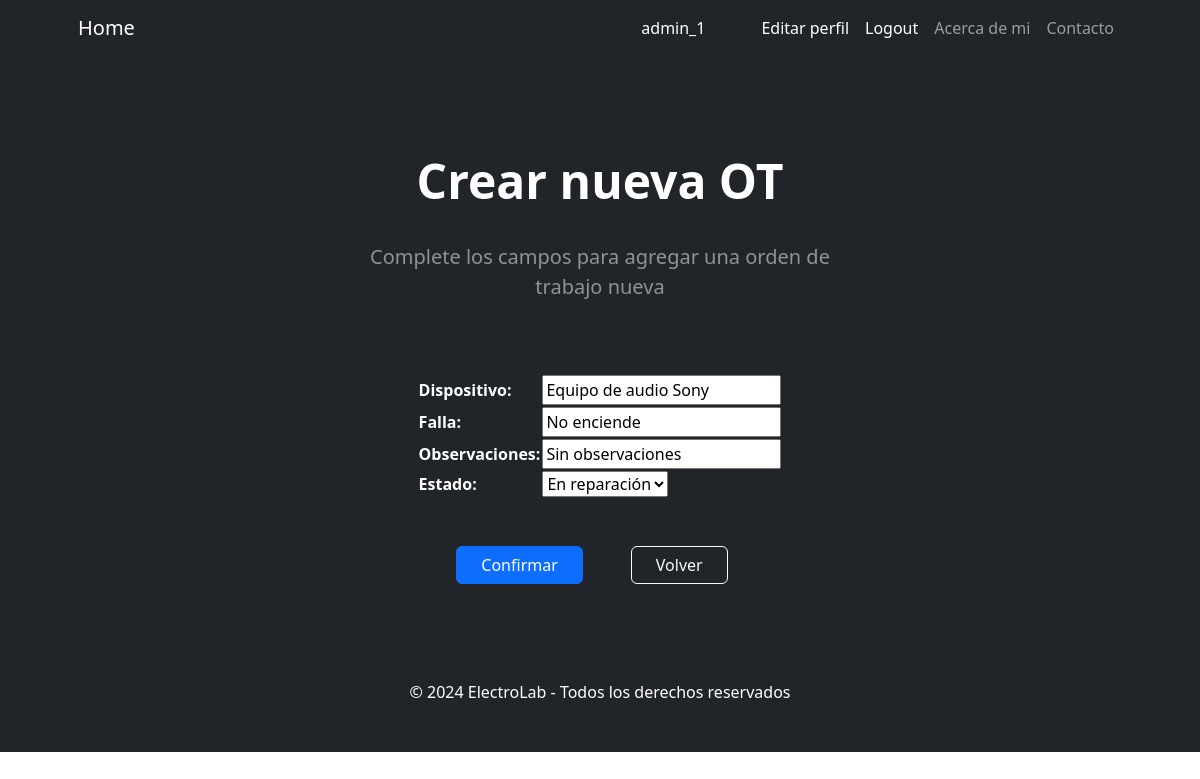
/AppSitio/editarOT/7/ (signed in), run on the app's committed database.
### AppSitio/models.py (models this page shows, shortened)
class Trabajo(models.Model):
    ot_nro = models.IntegerField(unique=True, blank=True, null=True)
    dispositivo = models.CharField(max_length=50)
    falla = models.CharField(max_length=50)
    observaciones = models.CharField(max_length=50)
    estado_opciones = [
        ('Ingresado', 'Ingresado'),
        ('En reparación', 'En reparación'),
        ('Reparado', 'Reparado'),
        ('Sin solución', 'Sin solución'),
        ('Entregado', 'Entregado'),
    ]
    estado = models.CharField(max_length=50, choices=estado_opciones, default='Ingresado')

### AppSitio/views.py (the view)
# urls.py: path('editarOT/<int:pk>/', TrabajoUpdate.as_view(), name = "editarOT"),
class TrabajoUpdate(LoginRequiredMixin, AdminOrTecnicoRequiredMixin, UpdateView):
    model = Trabajo
    fields = ['dispositivo', 'falla', 'observaciones', 'estado']
    success_url = reverse_lazy('trabajos')

### AppSitio/views.py (called while the page is built)
    def test_func(self):
        user = self.request.user
        return user.groups.filter(name='Admins').exists() or user.groups.filter(name='Tecnicos').exists()

### AppSitio/templates/AppSitio/trabajo_form.html (shortened to what this page needs)
{% extends "AppSitio/home.html" %}
{% block principal %}
<h1 class="display-5 fw-bolder text-white mb-2">Crear nueva OT</h1>
<br>
<p class="lead text-white-50 mb-4">Complete los campos para agregar una orden de trabajo nueva</p>
{% endblock principal %}
{% block agregar %}
<div class="d-grid gap-3 d-sm-flex justify-content-sm-center">
    <form action="" method="post">
        <table class="text-white">
            {{ form.as_table }}
        </table>
        <br>
        <br>
        <div class="d-grid gap-3 d-sm-flex justify-content-sm-center">
            <input type="submit" class="btn btn-primary btn-md px-4 me-sm-3" value="Confirmar">
            <a class="btn btn-outline-light btn-md px-4 mx-3" href="{% url 'trabajos' %}">Volver</a>
        </div>
    </form>
</div>
{% endblock agregar %}

### AppSitio/templates/AppSitio/home.html (shortened to what this page needs)
<!DOCTYPE html>
<html lang="en">
    <head>
        {% load static %}
        <link href="https://cdn.jsdelivr.net/npm/bootstrap-icons@1.4.1/font/bootstrap-icons.css" rel="stylesheet" />
        <link href="{% static 'css/styles.css' %}" rel="stylesheet" />
        <link rel="stylesheet" href="https://cdnjs.cloudflare.com/ajax/libs/font-awesome/6.4.0/css/all.min.css">
    </head>
    <body>
        <nav class="navbar navbar-expand-lg navbar-dark bg-dark">
            <div class="container px-5">
                <a class="navbar-brand" href="{% url 'home' %}">Home</a>
                <div class="collapse navbar-collapse" id="navbarSupportedContent">
                    <ul class="navbar-nav ms-auto mb-2 mb-lg-0">
                        {% if user.is_authenticated %}
                            <a class="nav-link active" style="margin-right: 40px;">{{user.username}}</a>
                            <a class="nav-link active" aria-current="page" href="{% url 'editar_perfil' %}">Editar perfil</a>
                            <a class="nav-link active" aria-current="page" href="#" onclick="event.preventDefault(); document.getElementById('logout-form').submit();">Logout</a>
                        {% endif %}
                        <li class="nav-item"><a class="nav-link" href="{% url 'nosotros' %}">Acerca de mi</a></li>
                        <li class="nav-item"><a class="nav-link" href="{% url 'contacto' %}">Contacto</a></li>
                    </ul>
                </div>
            </div>
        </nav>
        <header class="bg-dark py-5">
            <div class="container px-5">
                <div class="row gx-5 justify-content-center">
                    <div class="col-lg-6">
                        <div class="text-center my-5">
                            {% block principal %}{% endblock principal %}
                        </div>
                    </div>
                </div>
                {% block agregar %}
                {% endblock agregar %}
            </div>
        </header>
        <footer class="py-5 bg-dark">
            <div class="container px-5"><p class="m-0 text-center text-white">&copy; 2024 ElectroLab - Todos los derechos reservados</p></div>
        </footer>
    </body>
</html>

### data on the page
Trabajo: dispositivo "Equipo de audio Sony", falla "No enciende", observaciones "Sin observaciones", estado "En reparación"

### other printed values
{{ user.username }} "admin_1"
